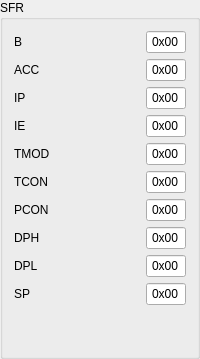
           <widget class="QGroupBox" name="SFR">
            <property name="title">
             <string>SFR</string>
            </property>
            <layout class="QVBoxLayout" name="verticalLayout_3">
             <item>
              <layout class="QHBoxLayout" name="horizontalLayout_26">
               <item>
                <widget class="QLabel" name="label_26">
                 <property name="styleSheet">
                  <string notr="true">border: 0px</string>
                 </property>
                 <property name="text">
                  <string>B        </string>
                 </property>
                 <property name="margin">
                  <number>0</number>
                 </property>
                </widget>
               </item>
               <item>
                <widget class="QLineEdit" name="b">
                 <property name="enabled">
                  <bool>true</bool>
                 </property>
                 <property name="maximumSize">
                  <size>
                   <width>40</width>
                   <height>16777215</height>
                  </size>
                 </property>
                 <property name="text">
                  <string>0x00</string>
                 </property>
                 <property name="maxLength">
                  <number>4</number>
                 </property>
                 <property name="alignment">
                  <set>Qt::AlignCenter</set>
                 </property>
                 <property name="readOnly">
                  <bool>true</bool>
                 </property>
                </widget>
               </item>
              </layout>
             </item>
             <item>
              <layout class="QHBoxLayout" name="horizontalLayout_25">
               <item>
                <widget class="QLabel" name="label_25">
                 <property name="styleSheet">
                  <string notr="true">border: 0px</string>
                 </property>
                 <property name="text">
                  <string>ACC   </string>
                 </property>
                 <property name="margin">
                  <number>0</number>
                 </property>
                </widget>
               </item>
               <item>
                <widget class="QLineEdit" name="acc">
                 <property name="enabled">
                  <bool>true</bool>
                 </property>
                 <property name="maximumSize">
                  <size>
                   <width>40</width>
                   <height>16777215</height>
                  </size>
                 </property>
                 <property name="text">
                  <string>0x00</string>
                 </property>
                 <property name="maxLength">
                  <number>4</number>
                 </property>
                 <property name="alignment">
                  <set>Qt::AlignCenter</set>
                 </property>
                 <property name="readOnly">
                  <bool>true</bool>
                 </property>
                </widget>
               </item>
              </layout>
             </item>
             <item>
              <layout class="QHBoxLayout" name="horizontalLayout_24">
               <item>
                <widget class="QLabel" name="label_24">
                 <property name="styleSheet">
                  <string notr="true">border: 0px</string>
                 </property>
                 <property name="text">
                  <string>IP       </string>
                 </property>
                 <property name="margin">
                  <number>0</number>
                 </property>
                </widget>
               </item>
               <item>
                <widget class="QLineEdit" name="ip">
                 <property name="enabled">
                  <bool>true</bool>
                 </property>
                 <property name="maximumSize">
                  <size>
                   <width>40</width>
                   <height>16777215</height>
                  </size>
                 </property>
                 <property name="text">
                  <string>0x00</string>
                 </property>
                 <property name="maxLength">
                  <number>4</number>
                 </property>
                 <property name="alignment">
                  <set>Qt::AlignCenter</set>
                 </property>
                 <property name="readOnly">
                  <bool>true</bool>
                 </property>
                </widget>
               </item>
              </layout>
             </item>
             <item>
              <layout class="QHBoxLayout" name="horizontalLayout_17">
               <item>
                <widget class="QLabel" name="label_17">
                 <property name="styleSheet">
                  <string notr="true">border: 0px</string>
                 </property>
                 <property name="text">
                  <string>IE       </string>
                 </property>
                 <property name="margin">
                  <number>0</number>
                 </property>
                </widget>
               </item>
               <item>
                <widget class="QLineEdit" name="ie">
                 <property name="enabled">
                  <bool>true</bool>
                 </property>
                 <property name="maximumSize">
                  <size>
                   <width>40</width>
                   <height>16777215</height>
                  </size>
                 </property>
                 <property name="text">
                  <string>0x00</string>
                 </property>
                 <property name="maxLength">
                  <number>4</number>
                 </property>
                 <property name="alignment">
                  <set>Qt::AlignCenter</set>
                 </property>
                 <property name="readOnly">
                  <bool>true</bool>
                 </property>
                </widget>
               </item>
              </layout>
             </item>
             <item>
              <layout class="QHBoxLayout" name="horizontalLayout_18">
               <item>
                <widget class="QLabel" name="label_18">
                 <property name="styleSheet">
                  <string notr="true">border: 0px</string>
                 </property>
                 <property name="text">
                  <string>TMOD </string>
                 </property>
                 <property name="margin">
                  <number>0</number>
                 </property>
                </widget>
               </item>
               <item>
                <widget class="QLineEdit" name="tmod">
                 <property name="enabled">
                  <bool>true</bool>
                 </property>
                 <property name="maximumSize">
                  <size>
                   <width>40</width>
                   <height>16777215</height>
                  </size>
                 </property>
                 <property name="text">
                  <string>0x00</string>
                 </property>
                 <property name="maxLength">
                  <number>4</number>
                 </property>
                 <property name="alignment">
                  <set>Qt::AlignCenter</set>
                 </property>
                 <property name="readOnly">
                  <bool>true</bool>
                 </property>
                </widget>
               </item>
              </layout>
             </item>
             <item>
              <layout class="QHBoxLayout" name="horizontalLayout_19">
               <item>
                <widget class="QLabel" name="label_19">
                 <property name="styleSheet">
                  <string notr="true">border: 0px</string>
                 </property>
                 <property name="text">
                  <string>TCON </string>
                 </property>
                 <property name="margin">
                  <number>0</number>
                 </property>
                </widget>
               </item>
               <item>
                <widget class="QLineEdit" name="tcon">
                 <property name="enabled">
                  <bool>true</bool>
                 </property>
                 <property name="maximumSize">
                  <size>
                   <width>40</width>
                   <height>16777215</height>
                  </size>
                 </property>
                 <property name="text">
                  <string>0x00</string>
                 </property>
                 <property name="maxLength">
                  <number>4</number>
                 </property>
                 <property name="alignment">
                  <set>Qt::AlignCenter</set>
                 </property>
                 <property name="readOnly">
                  <bool>true</bool>
                 </property>
                </widget>
               </item>
              </layout>
             </item>
             <item>
              <layout class="QHBoxLayout" name="horizontalLayout_20">
               <item>
                <widget class="QLabel" name="label_20">
                 <property name="styleSheet">
                  <string notr="true">border: 0px</string>
                 </property>
                 <property name="text">
                  <string>PCON </string>
                 </property>
                 <property name="margin">
                  <number>0</number>
                 </property>
                </widget>
               </item>
               <item>
                <widget class="QLineEdit" name="pcon">
                 <property name="enabled">
                  <bool>true</bool>
                 </property>
                 <property name="maximumSize">
                  <size>
                   <width>40</width>
                   <height>16777215</height>
                  </size>
                 </property>
                 <property name="text">
                  <string>0x00</string>
                 </property>
                 <property name="maxLength">
                  <number>4</number>
                 </property>
                 <property name="alignment">
                  <set>Qt::AlignCenter</set>
                 </property>
                 <property name="readOnly">
                  <bool>true</bool>
                 </property>
                </widget>
               </item>
              </layout>
             </item>
             <item>
              <layout class="QHBoxLayout" name="horizontalLayout_21">
               <item>
                <widget class="QLabel" name="label_21">
                 <property name="styleSheet">
                  <string notr="true">border: 0px</string>
                 </property>
                 <property name="text">
                  <string>DPH    </string>
                 </property>
                 <property name="margin">
                  <number>0</number>
                 </property>
                </widget>
               </item>
               <item>
                <widget class="QLineEdit" name="dph">
                 <property name="enabled">
                  <bool>true</bool>
                 </property>
                 <property name="maximumSize">
                  <size>
                   <width>40</width>
                   <height>16777215</height>
                  </size>
                 </property>
                 <property name="text">
                  <string>0x00</string>
                 </property>
                 <property name="maxLength">
                  <number>4</number>
                 </property>
                 <property name="alignment">
                  <set>Qt::AlignCenter</set>
                 </property>
                 <property name="readOnly">
                  <bool>true</bool>
                 </property>
                </widget>
               </item>
              </layout>
             </item>
             <item>
              <layout class="QHBoxLayout" name="horizontalLayout_22">
               <item>
                <widget class="QLabel" name="label_22">
                 <property name="styleSheet">
                  <string notr="true">border: 0px</string>
                 </property>
                 <property name="text">
                  <string>DPL     </string>
                 </property>
                 <property name="margin">
                  <number>0</number>
                 </property>
                </widget>
               </item>
               <item>
                <widget class="QLineEdit" name="dpl">
                 <property name="enabled">
                  <bool>true</bool>
                 </property>
                 <property name="maximumSize">
                  <size>
                   <width>40</width>
                   <height>16777215</height>
                  </size>
                 </property>
                 <property name="text">
                  <string>0x00</string>
                 </property>
                 <property name="maxLength">
                  <number>4</number>
                 </property>
                 <property name="alignment">
                  <set>Qt::AlignCenter</set>
                 </property>
                 <property name="readOnly">
                  <bool>true</bool>
                 </property>
                </widget>
               </item>
              </layout>
             </item>
             <item>
              <layout class="QHBoxLayout" name="horizontalLayout_23">
               <item>
                <widget class="QLabel" name="label_23">
                 <property name="styleSheet">
                  <string notr="true">border: 0px</string>
                 </property>
                 <property name="text">
                  <string>SP      </string>
                 </property>
                 <property name="margin">
                  <number>0</number>
                 </property>
                </widget>
               </item>
               <item>
                <widget class="QLineEdit" name="sp">
                 <property name="enabled">
                  <bool>true</bool>
                 </property>
                 <property name="maximumSize">
                  <size>
                   <width>40</width>
                   <height>16777215</height>
                  </size>
                 </property>
                 <property name="text">
                  <string>0x00</string>
                 </property>
                 <property name="maxLength">
                  <number>4</number>
                 </property>
                 <property name="alignment">
                  <set>Qt::AlignCenter</set>
                 </property>
                 <property name="readOnly">
                  <bool>true</bool>
                 </property>
                </widget>
               </item>
              </layout>
             </item>
             <item>
              <spacer name="verticalSpacer_5">
               <property name="orientation">
                <enum>Qt::Vertical</enum>
               </property>
               <property name="sizeHint" stdset="0">
                <size>
                 <width>20</width>
                 <height>40</height>
                </size>
               </property>
              </spacer>
             </item>
            </layout>
           </widget>
